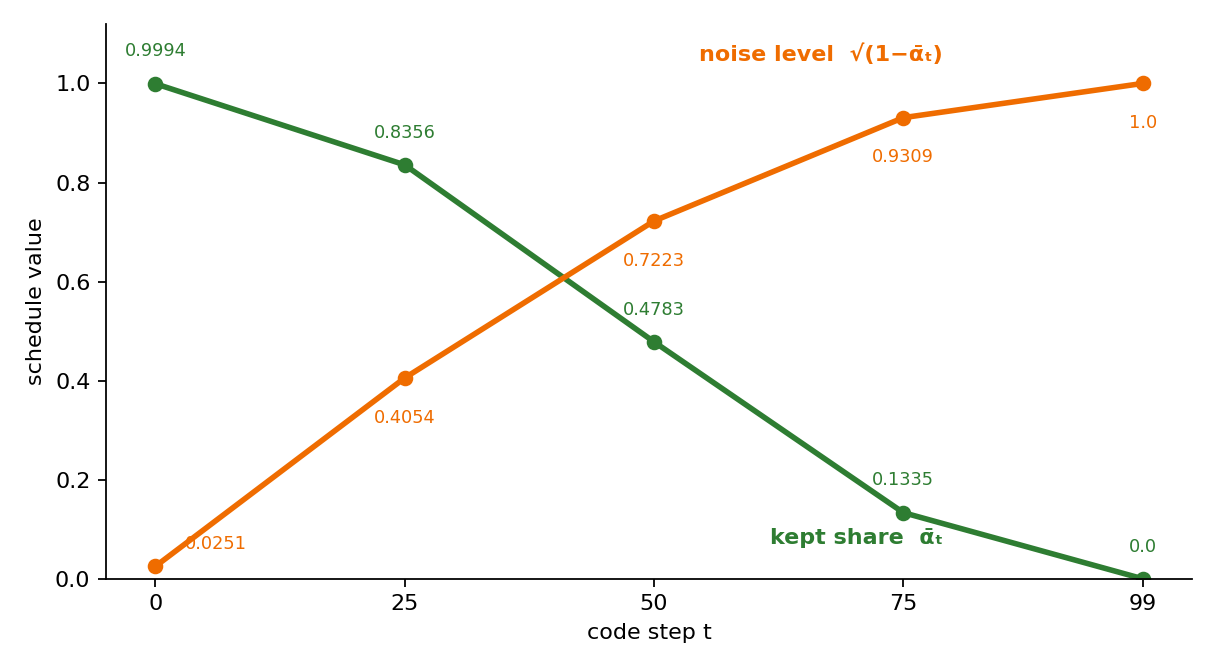

Write Python code to recreate this figure.
import json
from pathlib import Path

import matplotlib.pyplot as plt

GREEN = "#2e7d32"
ORANGE = "#ef6c00"
ANNOTATION = "#212121"

root = Path(__file__).resolve().parents[4]
values = json.loads((root / "rebuild/out/walk-numbers.json").read_text())
steps = [0, 25, 50, 75, 99]
kept = [values[f"p1.abar_{t}"] for t in steps]
noise = [values[f"p1.sqrt_1m_abar_{t}"] for t in steps]

fig, ax = plt.subplots(figsize=(7.6, 4.2))
ax.plot(steps, kept, marker="o", linewidth=2.5, color=GREEN)
ax.plot(steps, noise, marker="o", linewidth=2.5, color=ORANGE)

for t, value in zip(steps, kept):
    ax.text(t, value + 0.055, f"{value:.4f}" if value else "0.0",
            ha="center", color=GREEN, fontsize=8)
for t, value in zip(steps, noise):
    if t == 0:
        ax.text(t + 3, value + 0.035, f"{value:.4f}", ha="left",
                color=ORANGE, fontsize=8)
    else:
        ax.text(t, value - 0.09, f"{value:.4f}" if value < 1 else "1.0",
                ha="center", color=ORANGE, fontsize=8)

ax.text(79, 0.07, "kept share  ᾱₜ", color=GREEN, fontweight="bold", ha="right")
ax.text(79, 1.045, "noise level  √(1−ᾱₜ)", color=ORANGE, fontweight="bold", ha="right")
ax.set_xlabel("code step t")
ax.set_ylabel("schedule value")
ax.set_xticks(steps)
ax.set_ylim(0, 1.12)
ax.spines[["top", "right"]].set_visible(False)
fig.tight_layout()
fig.savefig(Path(__file__).with_suffix(".png"), dpi=160)
